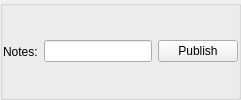
           <widget class="QGroupBox" name="notes_groupBox">
            <property name="enabled">
             <bool>true</bool>
            </property>
            <property name="sizePolicy">
             <sizepolicy hsizetype="Preferred" vsizetype="Maximum">
              <horstretch>0</horstretch>
              <verstretch>0</verstretch>
             </sizepolicy>
            </property>
            <property name="title">
             <string/>
            </property>
            <property name="flat">
             <bool>true</bool>
            </property>
            <layout class="QHBoxLayout" name="horizontalLayout_7">
             <property name="margin">
              <number>0</number>
             </property>
             <item>
              <widget class="QLabel" name="notes_label">
               <property name="text">
                <string>Notes:</string>
               </property>
              </widget>
             </item>
             <item>
              <widget class="QLineEdit" name="notes_textEdit">
               <property name="mandatoryField" stdset="0">
                <bool>false</bool>
               </property>
              </widget>
             </item>
             <item>
              <widget class="QPushButton" name="publish_pushButton">
               <property name="sizePolicy">
                <sizepolicy hsizetype="Maximum" vsizetype="Fixed">
                 <horstretch>0</horstretch>
                 <verstretch>0</verstretch>
                </sizepolicy>
               </property>
               <property name="text">
                <string>Publish</string>
               </property>
               <property name="default">
                <bool>false</bool>
               </property>
               <property name="flat">
                <bool>false</bool>
               </property>
              </widget>
             </item>
            </layout>
           </widget>
